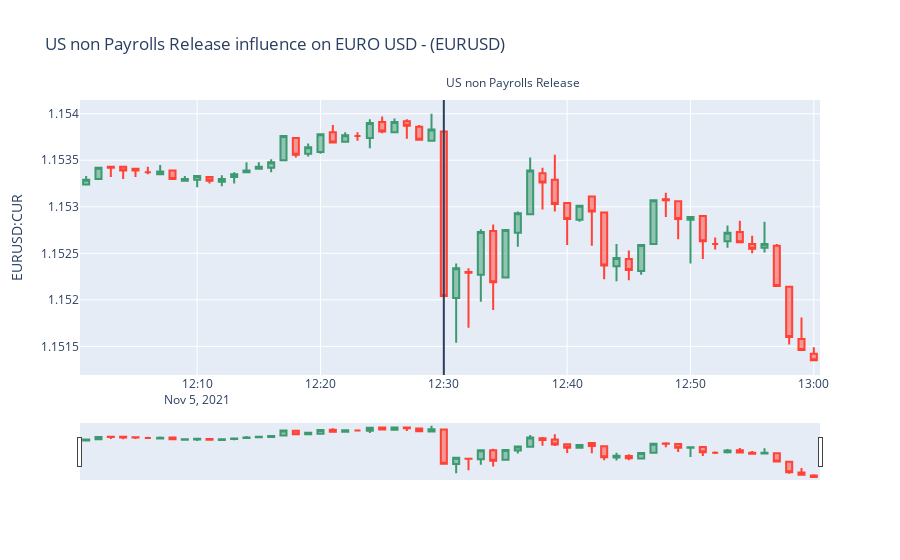

The notebook cell saved with this chart:
### Code cell
df7 = eur_usd_intraday_november[466:526]

fig1 = go.Figure(data=[go.Candlestick(x=df7['Date'],
                open=df7['Open'], high=df7['High'],
                low=df7['Low'], close=df7['Close'])
                      ])

fig1.update_layout(
    title='US non Payrolls Release influence on EURO USD - (EURUSD)',
    yaxis_title='EURUSD:CUR',
    shapes = [dict(
        x0='2021-11-05T12:30:00', x1='2021-11-05T12:30:00', y0=0, y1=1, xref='x', yref='paper',
        line_width=2)],
    annotations=[dict(
        x='2021-11-05T12:30:00', y=1.10, xref='x', yref='paper',
        showarrow=False, xanchor='left', text='US non Payrolls Release')]
)

fig1.show(renderer='plotly_mimetype')
